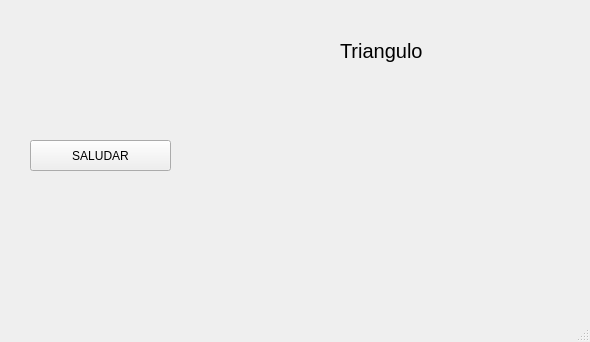
<?xml version="1.0" encoding="UTF-8"?>
<ui version="4.0">
 <class>MainWindow</class>
 <widget class="QMainWindow" name="MainWindow">
  <property name="geometry">
   <rect>
    <x>0</x>
    <y>0</y>
    <width>590</width>
    <height>342</height>
   </rect>
  </property>
  <property name="windowTitle">
   <string>MainWindow</string>
  </property>
  <widget class="QWidget" name="centralwidget">
   <widget class="QPushButton" name="pushButton">
    <property name="geometry">
     <rect>
      <x>30</x>
      <y>140</y>
      <width>141</width>
      <height>31</height>
     </rect>
    </property>
    <property name="text">
     <string>SALUDAR</string>
    </property>
   </widget>
   <widget class="QLabel" name="label">
    <property name="geometry">
     <rect>
      <x>340</x>
      <y>30</y>
      <width>91</width>
      <height>41</height>
     </rect>
    </property>
    <property name="font">
     <font>
      <pointsize>15</pointsize>
     </font>
    </property>
    <property name="text">
     <string>Triangulo</string>
    </property>
   </widget>
   <widget class="QWidget" name="verticalLayoutWidget">
    <property name="geometry">
     <rect>
      <x>260</x>
      <y>90</y>
      <width>261</width>
      <height>201</height>
     </rect>
    </property>
    <layout class="QVBoxLayout" name="layaout"/>
   </widget>
  </widget>
  <widget class="QMenuBar" name="menubar">
   <property name="geometry">
    <rect>
     <x>0</x>
     <y>0</y>
     <width>590</width>
     <height>21</height>
    </rect>
   </property>
  </widget>
  <widget class="QStatusBar" name="statusbar"/>
 </widget>
 <resources/>
 <connections/>
</ui>
